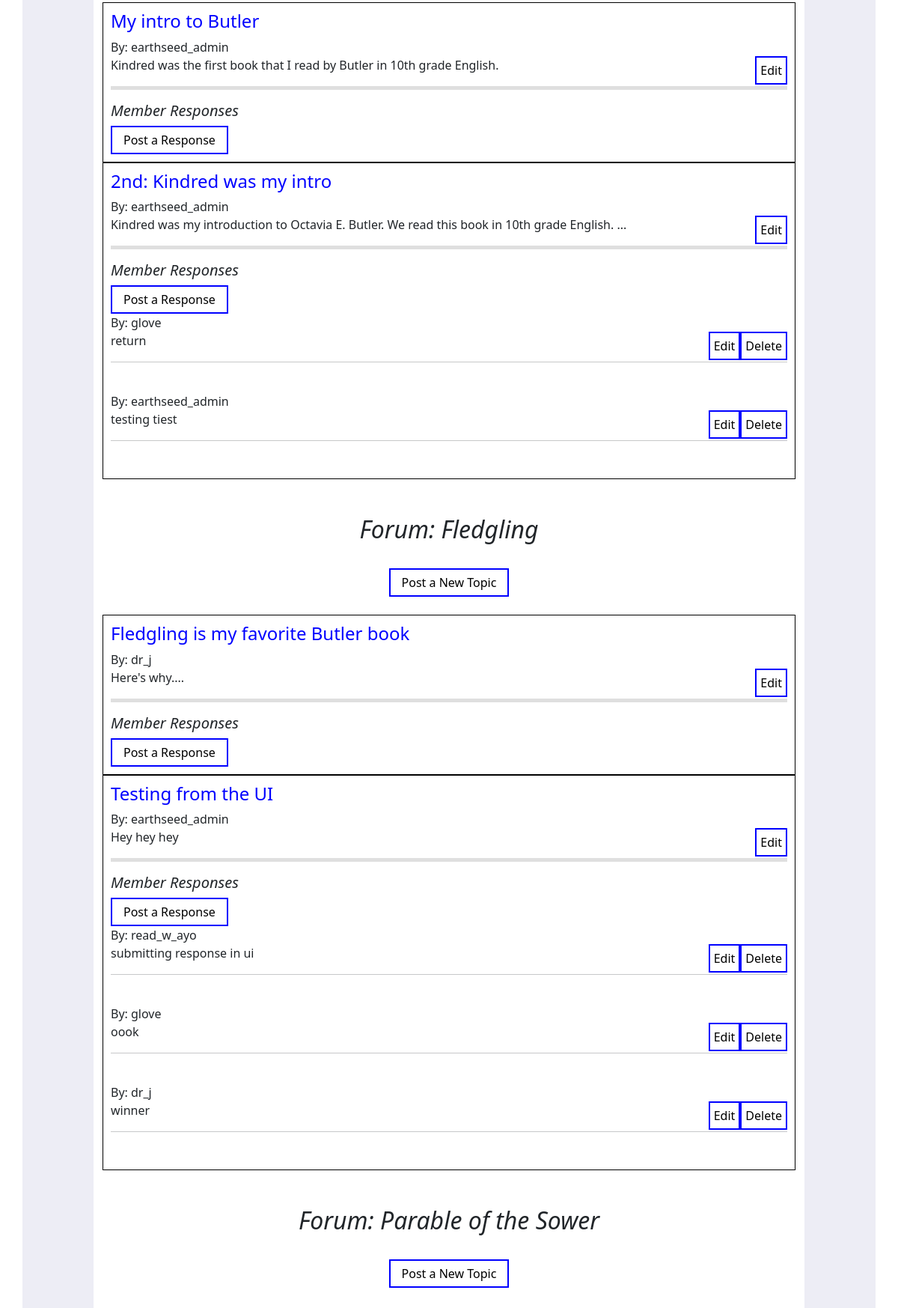
Before: /forums/ (lower part) with the older database file.
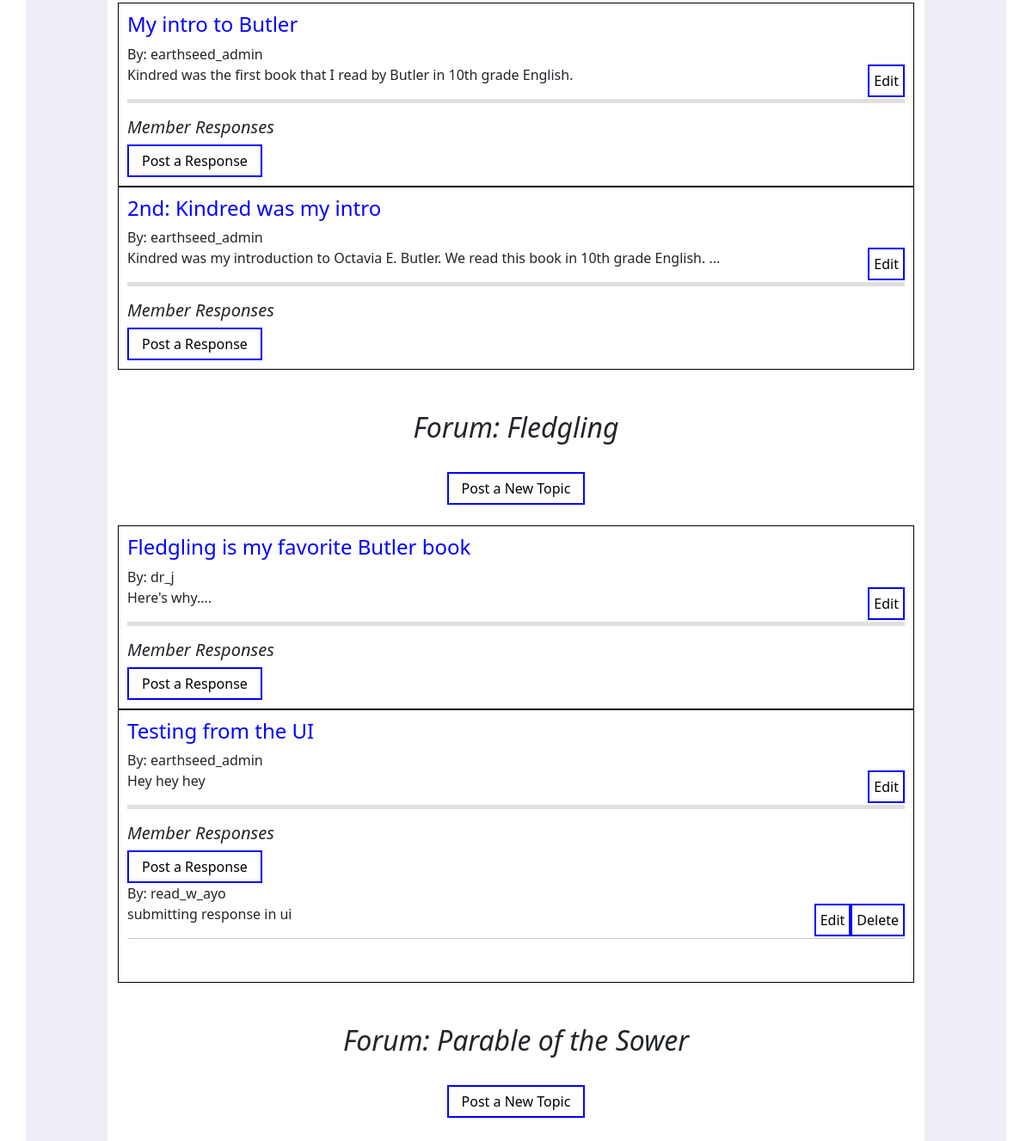
After: the same page with the newer database file.
### earthseed/models.py (models this page shows, shortened)
class Topic(models.Model):
    forum = models.ForeignKey(Forum, on_delete=models.PROTECT, related_name="topics")
    member_id = models.ForeignKey(Member, on_delete=models.PROTECT)
    title = models.CharField(max_length=120)
    date_created = models.DateTimeField(auto_now_add = True)
    content = models.TextField()

class Member(models.Model):
    first_name = models.CharField(max_length=24)
    last_name = models.CharField(max_length=24)
    email = models.CharField(max_length=50)
    username = models.CharField(max_length=24)
    password = models.CharField(max_length=24)
    def __str__(self):
        return self.username

class Reply(models.Model):
    topic = models.ForeignKey(Topic, on_delete=models.CASCADE, related_name="replies")
    member_id = models.ForeignKey(Member, on_delete=models.CASCADE)
    date_created = models.DateTimeField(auto_now_add = True)
    comment = models.TextField()

class Forum(models.Model):
    book_id = models.ForeignKey(Book, on_delete=models.PROTECT)
    name = models.CharField(max_length=50)

### earthseed/views.py (the view)
# urls.py: path('forums/', views.ForumList.as_view(), name='forum_list'),
class ForumList(generic.ListView, FormMixin):
    model = Forum
    template_name = 'forum_list.html'
    context_object_name = 'forums'
    form_class = TopicForm

### earthseed/templates/earthseed/forum_list.html (shortened to what this page needs)
<!DOCTYPE html>
<html lang="en">
<head>
</head>
<body >
    {% extends 'earthseed/base.html' %}
    {% load static %}
    {% block content %}
    <br>
    <div class="container" style="border:rgb(237, 237, 245); border-width:95px; border-style:solid;">
        <br><br>
        {%for forum in forums %}
        <h2>{{forum.name}}</h2>
        <br>
        <div class="topic-post-link">
            <a href = "{% url 'post_topic' %}" class="post-link-button">Post a New Topic</a></div>
        <br>
        {% for topic in forum.topics.all %}
        <div class="box">
            <h4 style= "color: blue;">{{topic.title}}</h4>
            <p>
                By: {{topic.member_id}}<br>
                {{topic.content}}
                <a href="{% url 'edit_topic' topic.id %}" class="update-delete-link-button">Edit</a>
            </p>
            <hr style="height:5px;border-width:0;color:gray;background-color:gray">
            <h5>Member Responses</h5>
            <a href = "{% url 'post_reply' %}" class="post-link-button">Post a Response</a>
            {%for reply in topic.replies.all %}
                <p> By: {{reply.member_id}}<br>
                    {{reply.comment}}
                    <a href="{% url 'delete_reply' reply.id %}" class="update-delete-link-button">Delete</a>
                    <a href="{% url 'edit_reply' reply.id %}" class="update-delete-link-button">Edit</a>
                    <hr>
                </p>
                <br>
            {%endfor%}
        </div>
        {%endfor%}
        <br>
        <br>
        {%endfor%}
    </div>
    {% endblock %}

Changed rows visible on the page:
removed Reply: member_id "glove", comment "return", shown under Topic "2nd: Kindred was my intro"
removed Reply: member_id "earthseed_admin", comment "testing tiest", shown under Topic "2nd: Kindred was my intro"
removed Reply: member_id "glove", comment "oook", shown under Topic "Testing from the UI"
removed Reply: member_id "dr_j", comment "winner", shown under Topic "Testing from the UI"
